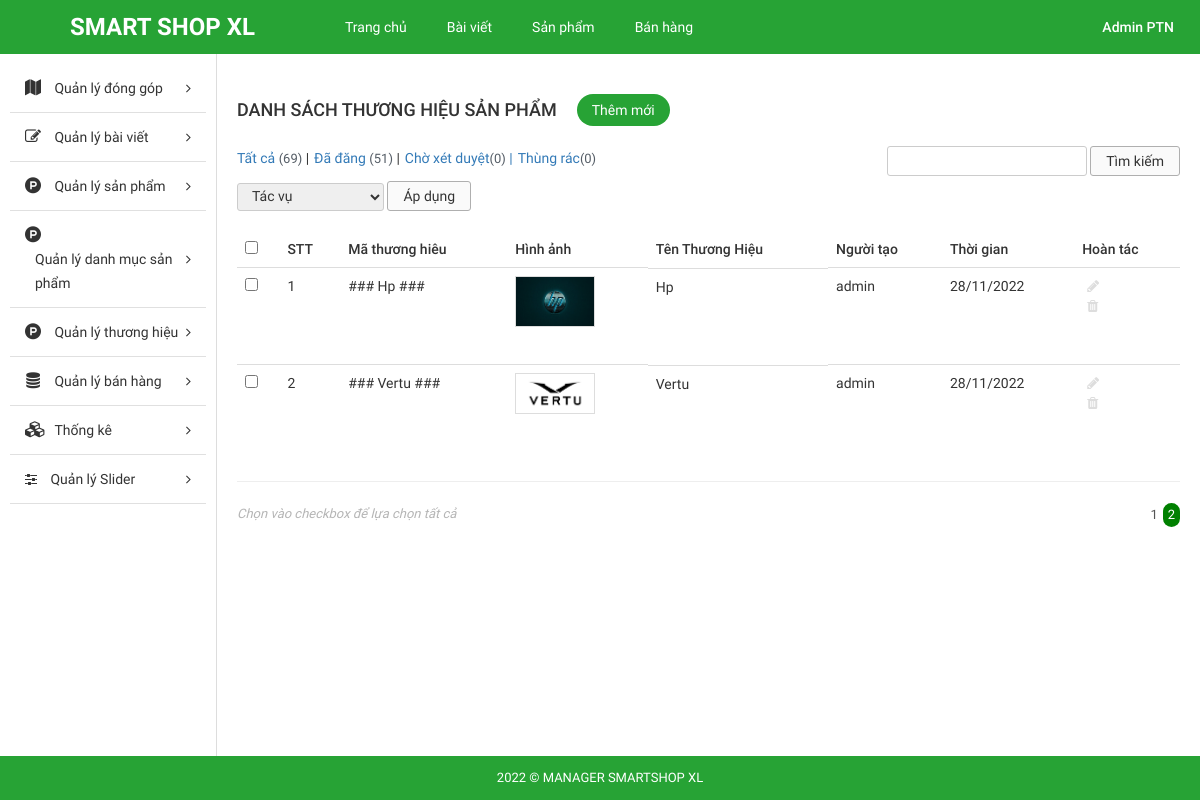
The page /Source_code/admin/index.php?modules=brands&controllers=index&action=list&page=2 (signed in) on the database as committed earlier.
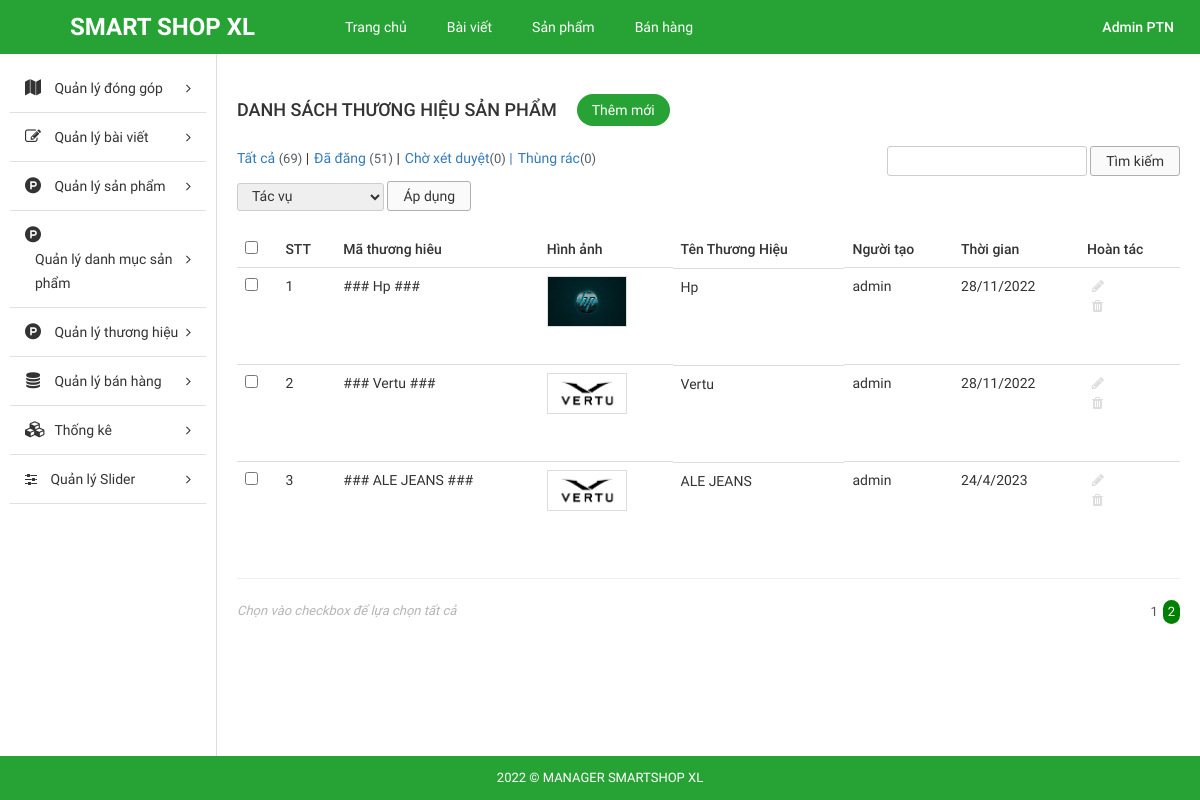
The same page on the database as committed later.
### tables this page shows
CREATE TABLE `tbl_brand` (
  `id` int NOT NULL AUTO_INCREMENT,
  `name` varchar(255) NOT NULL,
  `code` varchar(255) NOT NULL,
  `image` varchar(255) NOT NULL,
  `description` text NOT NULL,
  `create_date` varchar(255) NOT NULL,
  `user` varchar(255) NOT NULL,
  PRIMARY KEY (`id`)
);

### Source_code/admin/libraries/database.php (called while the page is built, shortened)
<?php
function db_query($query_string) {
    global $conn;
    $result = mysqli_query($conn, $query_string);
    return $result;
}
function db_fetch_array($query_string) {
    $result = array();
    $mysqli_result = db_query($query_string);
    while ($row = mysqli_fetch_assoc($mysqli_result)) {
        $result[] = $row;
    }
    return $result;
}

### Source_code/admin/modules/brands/models/indexModel.php (called while the page is built, shortened)
<?php
function getAll() {
	return db_fetch_array("SELECT * FROM `tbl_brand`");
}

### Source_code/admin/modules/brands/controllers/indexController.php (called while the page is built, shortened)
<?php
function listAction() {
	$data_tmp = getAll();
	if(!empty($_GET['page'])){
		$page = $_GET['page'];
	}else{
		$page =1;
	}
	$numProduct = count($data_tmp);
	$productOnPage = 5;
	$num = ceil($numProduct/$productOnPage);
	$start = ($page - 1) * $productOnPage;
	$res =[];
	for ($i=$start; $i < $start+$productOnPage; $i++) {
		if(isset($data_tmp[$i]))
        $res[] = $data_tmp[$i];
	};
	$data = [$res, $num, $page];
	load_view('list',$data);
}

### Source_code/admin/core/router.php (called while the page is built, shortened)
<?php
$action_name = get_action().'Action';
call_function(array('construct', $action_name));

### Source_code/admin/core/appload.php (called while the page is built, shortened)
<?php
require CONFIGPATH . DIRECTORY_SEPARATOR . 'database.php';
require LIBPATH . DIRECTORY_SEPARATOR . 'database.php';
require COREPATH . DIRECTORY_SEPARATOR . 'base.php';
require COREPATH . DIRECTORY_SEPARATOR . 'router.php';

### Source_code/admin/index.php (called while the page is built, shortened)
<?php
require COREPATH.DIRECTORY_SEPARATOR.'appload.php';

### Source_code/admin/modules/brands/views/listView.php (the view, shortened to what the changed rows need)
<?php get_header(); ?>
<div id="main-content-wp" class="list-product-page">
    <div class="wrap clearfix">
        <?php get_sidebar(); ?>
        <div id="content" class="fl-right">
            <div class="section" id="title-page">
                <div class="clearfix">
                    <h3 id="index" class="fl-left">Danh Sách Thương Hiệu Sản Phẩm</h3>
                    <a href="?modules=brands&controllers=index&action=add" title="" id="add-new" class="fl-left">Thêm mới</a>
                </div>
            </div>
            <div class="section" id="detail-page">
                <div class="section-detail">
                    <div class="filter-wp clearfix">
                        <ul class="post-status fl-left">
                            <li class="all"><a href="">Tất cả <span class="count">(69)</span></a> |</li>
                            <li class="publish"><a href="">Đã đăng <span class="count">(51)</span></a> |</li>
                            <li class="pending"><a href="">Chờ xét duyệt<span class="count">(0)</span> |</a></li>
                            <li class="pending"><a href="">Thùng rác<span class="count">(0)</span></a></li>
                        </ul>
                        <form method="GET" class="form-s fl-right">
                            <input type="text" name="s" id="s">
                            <input type="submit" name="sm_s" value="Tìm kiếm">
                        </form>
                    </div>
                    <div class="actions">
                        <form method="GET" action="" class="form-actions">
                            <select name="actions">
                                <option value="0">Tác vụ</option>
                            </select>
                            <input type="submit" name="sm_action" value="Áp dụng">
                        </form>
                    </div>
                    <div class="table-responsive">
                        <table class="table list-table-wp">
                            <thead>
                                <tr>
                                    <td><input type="checkbox" name="checkAll" id="checkAll"></td>
                                    <td><span class="thead-text">STT</span></td>
                                    <td><span class="thead-text">Mã thương hiêu</span></td>
                                    <td><span class="thead-text">Hình ảnh</span></td>
                                    <td><span class="thead-text">Tên Thương Hiệu</span></td>
                                    <td><span class="thead-text">Người tạo</span></td>
                                    <td><span class="thead-text">Thời gian</span></td>
                                    <td><span class="thead-text">Hoàn tác</span></td>
                                </tr>
                            </thead>
                            <tbody>
                                <?php $i=0; if(!empty($data['0'])) foreach ($data['0'] as $key => $value) { $i++;?>
                                <tr>
                                    <td><input type="checkbox" name="checkItem" class="checkItem"></td>
                                    <td><span class="tbody-text"><?php echo $i; ?></h3></span>
                                    <td><span class="tbody-text"><?php echo $value['code']; ?></h3></span>
                                    <td>
                                        <div class="tbody-thumb">
                                            <img src="<?php echo $value['image']; ?>" alt="">
                                        </div>
                                    </td>
                                    <td class="clearfix">
                                        <div class="tb-title fl-left">
                                            <h3><?php echo $value['name']; ?></h3>
                                        </div>
                                    </td>
                                    <td><span class="tbody-text"><?php echo $value['user']; ?></span></td>
                                    <td><span class="tbody-text"><?php echo $value['create_date']; ?></span></td>
                                    <td>
                                        <ul class="list-operation ">
                                            <li><a href="?modules=brands&contollers=index&action=edit&id=<?php echo $value['id']; ?>" title="Sửa" class="edit"><i class="fa fa-pencil" aria-hidden="true"></i></a></li>
                                            <li><a href="?modules=brands&contollers=index&action=delete&id=<?php echo $value['id']; ?>" title="Xóa" class="delete"><i class="fa fa-trash" aria-hidden="true"></i></a></li>
                                        </ul>
                                    </td>
                                </tr>
                                <?php }; ?>
                            </tbody>
                        </table>
                        <hr>
                    </div>
                </div>
            </div>
            <div class="section" id="paging-wp">
                <div class="section-detail clearfix">
                    <p id="desc" class="fl-left">Chọn vào checkbox để lựa chọn tất cả</p>
                    <ul id="list-paging" class="fl-right">
                        <?php for ($i=1; $i <= $data['1'] ; $i++) { ?>
                        <li>
                            <a <?php if($i == $data['2']) echo 'style="background-color: green;color:white; border-radius:300px;"';  ?>  href="?modules=brands&controllers=index&action=list&page=<?php echo $i; ?>" title=""><?php echo $i; ?></a>
                        </li>
                        <?php }; ?>
                    </ul>
                </div>
            </div>
        </div>
    </div>
</div>
<?php get_footer(); ?>

### Source_code/admin/core/base.php (shortened to what the changed rows need)
<?php
function get_module() {
    global $config;
    $module = isset($_GET['modules']) ? $_GET['modules'] : $config['default_module'];
    return $module;
}
function call_function($list_function = array()) {
    if (is_array($list_function)) {
        foreach ($list_function as $f) {
            if (function_exists($f())) {
                $f();
            }
        }
    }
}
function load_view($name, $data_send = array()) {
    $data = $data_send;
    $path = MODULESPATH . DIRECTORY_SEPARATOR . get_module() . DIRECTORY_SEPARATOR . 'views' . DIRECTORY_SEPARATOR . $name . 'View.php';
    if (file_exists($path)) {
        require $path;
    } else {
        echo "Không tìm thấy {$path}";
    }
}
function get_header($name = '') {
    if (empty($name)) {
        $name = 'header';
    } else {
        $name = "header-{$name}";
    }
    $path = LAYOUTPATH . DIRECTORY_SEPARATOR . $name . '.php';
    if (file_exists($path)) {
        require $path;
    } else {
        echo "Không tìm thấy {$path}";
    }
}
function get_footer($name = '') {
    if (empty($name)) {
        $name = 'footer';
    } else {
        $name = "footer-{$name}";
    }
    $path = LAYOUTPATH . DIRECTORY_SEPARATOR . $name . '.php';
    if (file_exists($path)) {
        require $path;
    } else {
        echo "Không tìm thấy {$path}";
    }
}
function get_sidebar($name = '') {
    if (empty($name)) {
        $name = 'sidebar';
    } else {
        $name = "sidebar-{$name}";
    }
    $path = LAYOUTPATH . DIRECTORY_SEPARATOR . $name . '.php';
    if (file_exists($path)) {
        require $path;
    } else {
        echo "Không tìm thấy {$path}";
    }
}
?>

### Source_code/admin/layout/header.php (shortened to what the changed rows need)
<!DOCTYPE html>
<html>
    <head>
        <link href="public/css/bootstrap/bootstrap.min.css" rel="stylesheet" type="text/css"/>
        <link href="public/css/bootstrap/bootstrap-theme.min.css" rel="stylesheet" type="text/css"/>
        <link href="public/reset.css" rel="stylesheet" type="text/css"/>
        <link href="public/css/font-awesome/css/font-awesome.min.css" rel="stylesheet" type="text/css"/>
        <link href="public/style.css" rel="stylesheet" type="text/css"/>
        <link href="public/responsive.css" rel="stylesheet" type="text/css"/>
    </head>
    <body>
        <div id="site">
            <div id="container">
                <div id="header-wp">
                    <div class="wp-inner clearfix">
                        <a href="?modules=home" title="" id="logo" class="fl-left">SMART SHOP XL</a>
                        <ul id="main-menu" class="fl-left">
                            <li>
                                <a href="?modules=home" title="">Trang chủ</a>
                            </li>
                            <li>
                                <a href="?page=list_post" title="">Bài viết</a>
                            </li>
                            <li>
                                <a href="?modules=products&controllers=index&action=list" title="">Sản phẩm</a>
                            </li>
                            <li>
                                <a href="" title="">Bán hàng</a>
                            </li>
                        </ul>
                        <div id="dropdown-user" class="dropdown dropdown-extended fl-right">
                            <button class="dropdown-toggle clearfix" type="button"  data-toggle="dropdown" aria-haspopup="true" aria-expanded="true">
                            <h3 id="account" class="fl-right"><?php echo $_SESSION['fullname'];?></h3>
                            </button>
                        </div>
                    </div>
                </div>

### Source_code/admin/layout/sidebar.php (shortened to what the changed rows need)
<div id="sidebar" class="fl-left">
    <ul id="sidebar-menu">
       <li class="nav-item">
            <a href="" title="" class="nav-link nav-toggle">
                <span class="fa fa-map icon"></span>
                <span class="title">Quản lý đóng góp</span>
            </a>
        </li>
        <li class="nav-item">
            <a href="" title="" class="nav-link nav-toggle">
                <span class="fa fa-pencil-square-o icon"></span>
                <span class="title">Quản lý bài viết</span>
            </a>
        </li>
        <li class="nav-item">
            <a href="" title="" class="nav-link nav-toggle">
                <span class="fa fa-product-hunt icon"></span>
                <span class="title">Quản lý sản phẩm</span>
            </a>
        </li>
        <li class="nav-item">
            <a href="" title="" class="nav-link nav-toggle">
                <span class="fa fa-product-hunt icon"></span>
                <span class="title">Quản lý danh mục sản phẩm</span>
            </a>
        </li>
            <li class="nav-item">
            <a href="" title="" class="nav-link nav-toggle">
                <span class="fa fa-product-hunt icon"></span>
                <span class="title">Quản lý thương hiệu</span>
            </a>
        </li>
        <li class="nav-item">
            <a href="" title="" class="nav-link nav-toggle">
                <span class="fa fa-database icon"></span>
                <span class="title">Quản lý bán hàng</span>
            </a>
        </li>
        <li class="nav-item">
            <a href="#" title="" class="nav-link nav-toggle">
                <span class="fa fa-cubes icon"></span>
                <span class="title">Thống kê</span>
            </a>
        </li>
        <li class="nav-item">
            <a href="#" title="" class="nav-link nav-toggle">
                <i class="fa fa-sliders" aria-hidden="true"></i>
                <span class="title">Quản lý Slider</span>
            </a>
        </li>
    </ul>
</div>

### Source_code/admin/layout/footer.php
<div id="footer-wp">
    <div class="wp-inner">
        <p id="copyright">2022 © MANAGER SMARTSHOP XL</p>
    </div>
</div>
</div>
</div>
</body>
</html>

Rows that differ between the two databases and show on the page:
added tbl_brand: code "### ALE JEANS ###", image (picture), name "ALE JEANS", user "admin", create_date "24/4/2023"
